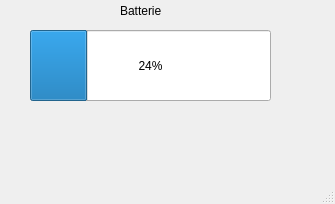
<?xml version="1.0" encoding="UTF-8"?>
<ui version="4.0">
 <class>MainWindow</class>
 <widget class="QMainWindow" name="MainWindow">
  <property name="geometry">
   <rect>
    <x>0</x>
    <y>0</y>
    <width>335</width>
    <height>204</height>
   </rect>
  </property>
  <property name="windowTitle">
   <string>MainWindow</string>
  </property>
  <widget class="QWidget" name="centralwidget">
   <widget class="QProgressBar" name="progressBar">
    <property name="geometry">
     <rect>
      <x>30</x>
      <y>30</y>
      <width>241</width>
      <height>71</height>
     </rect>
    </property>
    <property name="value">
     <number>24</number>
    </property>
   </widget>
   <widget class="QLabel" name="label">
    <property name="geometry">
     <rect>
      <x>120</x>
      <y>0</y>
      <width>51</width>
      <height>21</height>
     </rect>
    </property>
    <property name="text">
     <string>Batterie</string>
    </property>
   </widget>
  </widget>
  <widget class="QMenuBar" name="menubar">
   <property name="geometry">
    <rect>
     <x>0</x>
     <y>0</y>
     <width>335</width>
     <height>21</height>
    </rect>
   </property>
  </widget>
  <widget class="QStatusBar" name="statusbar"/>
 </widget>
 <resources/>
 <connections/>
</ui>
